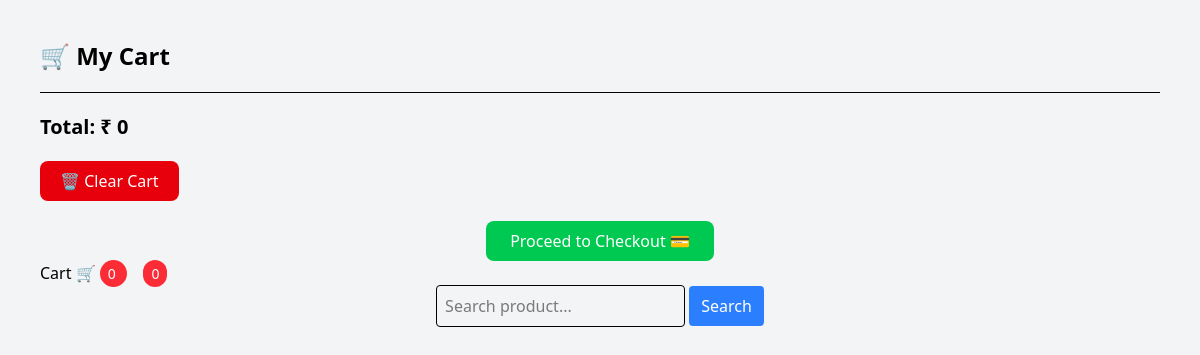
The app's page /cart/ (signed in), older data.
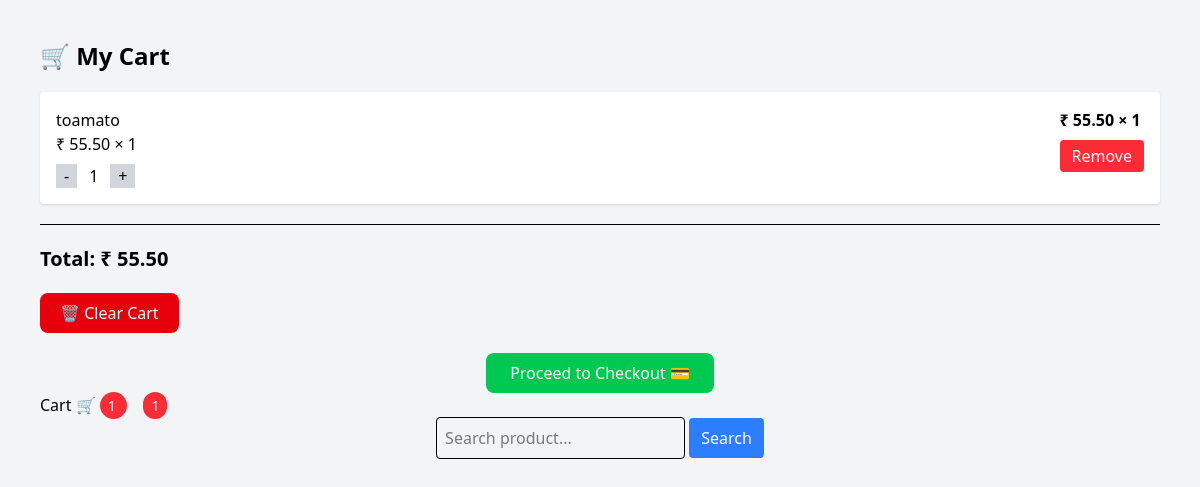
The same page, newer data.
### product/models.py (models this page shows, shortened)
class CartItem(models.Model):
    user = models.ForeignKey(User, on_delete=models.CASCADE)
    product = models.ForeignKey(Product, on_delete=models.CASCADE)
    quantity = models.IntegerField(default=1)

class Product(models.Model):
    name=models.CharField(max_length=166)
    description=models.TextField()
    price=models.DecimalField(max_digits=11,decimal_places=2)
    stock=models.PositiveIntegerField()

### product/views.py (the view)
# urls.py: path("cart/", CartView.as_view(), name="cart"),
class CartView(LoginRequiredMixin, View):
    def get(self, request):
        cart_items = CartItem.objects.filter(user=request.user)
        total = sum(item.product.price * item.quantity for item in cart_items)
        return render(request, "product/cart.html", {
            "cart_items": cart_items,
            "total": total
        })

### product/templates/product/cart.html
{% extends "product/base.html" %}
{% block content %}
<div class="p-10">
    <h1 class="text-2xl font-bold mb-5">🛒 My Cart</h1>
    {% for item in cart_items %}
    <div class="bg-white p-4 mb-3 shadow rounded flex justify-between">
        <div>
            <h2>{{ item.product.name }}</h2>
            <p>₹ {{ item.product.price }} × {{ item.quantity }}</p>
            <div class="flex items-center gap-3 mt-2">
                <a href="{% url 'update_cart' item.id 'decrease' %}">
                    <button class="bg-gray-300 px-2">-</button>
                </a>
                <span>{{ item.quantity }}</span>
                <a href="{% url 'update_cart' item.id 'increase' %}">
                    <button class="bg-gray-300 px-2">+</button>
                </a>
            </div>
        </div>
        <div>
            <p class="font-bold">
                ₹ {{ item.product.price }} × {{ item.quantity }}
            </p>
            <a href="{% url 'remove_from_cart' item.id %}">
                <button class="bg-red-500 text-white px-3 py-1 mt-2 rounded">
                    Remove
                </button>
            </a>
        </div>
    </div>
    {% endfor %}
    <hr class="my-5">
    <h2 class="text-xl font-bold">
        Total: ₹ {{ total }}
    </h2>
    <div class="mt-5 flex justify-between">
        <a href="{% url 'clear_cart' %}">
           <button class="bg-red-600 text-white px-5 py-2 rounded-lg">
            🗑️ Clear Cart
           </button>
        </a>
    </div>
    <div class="mt-5 text-center">
        <a href="{% url 'cart_checkout' %}">
           <button class="bg-green-500 text-white px-6 py-2 rounded-lg">
              Proceed to Checkout 💳
            </button>
        </a>
    </div>
{% endblock %}

### product/templates/product/base.html (shortened to what this page needs)
<!DOCTYPE html>
<html lang="en">
<head>
    <script src="https://unpkg.com/@tailwindcss/browser@4"></script>
</head>
<body class="bg-gray-100">
    {% block content %}{% endblock %}
<a href="/cart/" class="mr-4">
    Cart 🛒
    <span class="bg-red-500 text-white px-2 py-1 rounded-full text-sm">
        {{ request.user.cartitem_set.count }}
    </span>
</a>
<span class="bg-red-500 text-white px-2 py-1 rounded-full text-sm">
    {{ request.user.cartitem_set.count }}
</span>
<form method="GET" class="text-center mb-5">
    <input type="text" name="q" placeholder="Search product..."
           class="border p-2 rounded">
    <button class="bg-blue-500 text-white px-3 py-2 rounded">
        Search
    </button>
</form>
</body>
</html>

Row changes from the older to the newer data that the page shows:
added CartItem: product.name "toamato", product.price "55.50", quantity "1"
Text that changed along with them:
{{ total }}: "0" → "55.50"
{{ request.user.cartitem_set.count }}: "0" → "1"
